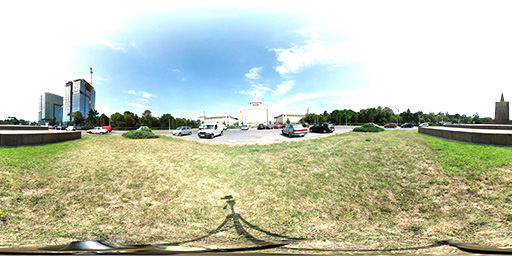
#> input picture SmallTools/ImageProcessToolBox/input/0001.jpg, 512 x 256 px
$ python test.py
#> lines starting #> are read from the running program, lines starting #| are printed output that depends on the picture
### SmallTools/ImageProcessToolBox/general.py
import os
import numpy as np
from enum import Enum

Splice=Enum('Splice', ('Horizontal', 'Vertical'))

# create output dir
# [4 lines left out: function create_dir, not called in this run]

# delete file contet:
def delete_file_content(path):
    with open(path):
        pass


# ImageSplice
def ImageSplice(image1, image2, spliceway=Splice.Horizontal):
    # check the array type
    if type(image1) != np.ndarray:
        print('image1 must be a numpy.ndarray')
        exit()
    if type(image2) != np.ndarray:
        print('image2 must be a numpy.ndarray')
        exit()
    if spliceway == Splice.Horizontal:
        #image = np.concatenate((image1, image2), axis = 1)
        image = np.hstack((image1, image2))
    else:
        image = np.vstack((image1, image2))
    return image

### SmallTools/ImageProcessToolBox/test.py
import cv2
import numpy as np
from general import *

# read the image
# in_file_lists = ['000001_in.png', '000002_in.png', '000003_in.png', '000004_in.png']
# out_file_lists = ['000001_out.png', '000002_out.png', '000003_out.png', '000004_out.png']


img1 = cv2.imread('./input/0001.jpg')
#> img1 is the input picture: shape (256, 512, 3); mean B, G, R 177.4, 198.5, 192.6
img2 = cv2.imread('./input/0002.jpg')
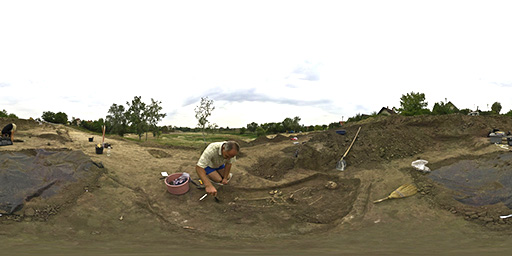
#> input picture SmallTools/ImageProcessToolBox/input/0002.jpg, 512 x 256 px
#> img2 is the input picture: shape (256, 512, 3); mean B, G, R 149.1, 163.4, 168.5

iamge = ImageSplice(img1, img2)
#> in ImageSplice, `image = np.hstack((image1, image2))`:
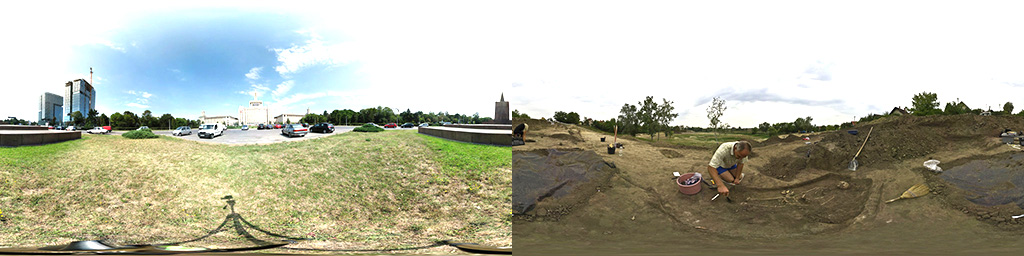
#> image: shape (256, 1024, 3); mean B, G, R 163.3, 180.9, 180.5
iamge2 = ImageSplice(img1, img2, Splice.Vertical)
#> in ImageSplice (call 2), `image = np.vstack((image1, image2))`:
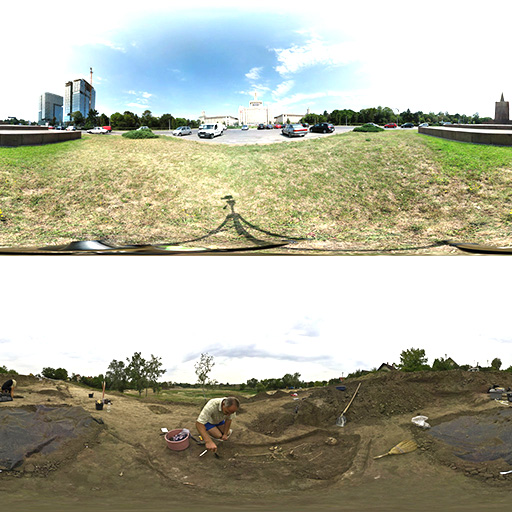
#> image: shape (512, 512, 3); mean B, G, R 163.3, 180.9, 180.5
cv2.imwrite('.\\test.png', iamge)
cv2.imwrite('.\\test2.png', iamge2)
# [14 lines of commented-out code are left out]
